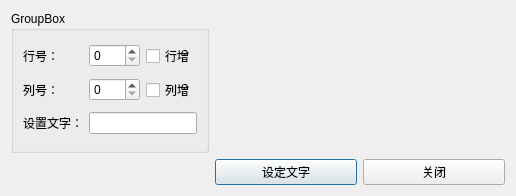
<?xml version="1.0" encoding="UTF-8"?>
<ui version="4.0">
 <class>ExDlgLocate</class>
 <widget class="QDialog" name="ExDlgLocate">
  <property name="geometry">
   <rect>
    <x>0</x>
    <y>0</y>
    <width>516</width>
    <height>196</height>
   </rect>
  </property>
  <property name="windowTitle">
   <string>Dialog</string>
  </property>
  <layout class="QGridLayout" name="gridLayout_2">
   <item row="0" column="0">
    <widget class="QGroupBox" name="groupBox">
     <property name="title">
      <string>GroupBox</string>
     </property>
     <layout class="QGridLayout" name="gridLayout">
      <item row="0" column="0">
       <widget class="QLabel" name="label">
        <property name="text">
         <string>行号：</string>
        </property>
       </widget>
      </item>
      <item row="0" column="1">
       <widget class="QSpinBox" name="spinBoxRow"/>
      </item>
      <item row="0" column="2">
       <widget class="QCheckBox" name="checkBoxRow">
        <property name="text">
         <string>行增</string>
        </property>
       </widget>
      </item>
      <item row="1" column="0">
       <widget class="QLabel" name="label_2">
        <property name="text">
         <string>列号：</string>
        </property>
       </widget>
      </item>
      <item row="1" column="1">
       <widget class="QSpinBox" name="spinBoxCol"/>
      </item>
      <item row="1" column="2">
       <widget class="QCheckBox" name="checkBoxCol">
        <property name="text">
         <string>列增</string>
        </property>
       </widget>
      </item>
      <item row="2" column="0">
       <widget class="QLabel" name="label_3">
        <property name="text">
         <string>设置文字：</string>
        </property>
       </widget>
      </item>
      <item row="2" column="1" colspan="2">
       <widget class="QLineEdit" name="lineEdit"/>
      </item>
     </layout>
    </widget>
   </item>
   <item row="1" column="1">
    <widget class="QPushButton" name="btnSetText">
     <property name="text">
      <string>设定文字</string>
     </property>
     <property name="icon">
      <iconset resource="../../../../resources/resources.qrc">
       <normaloff>:/images/ExQtCustomDialog/Image005.png</normaloff>:/images/ExQtCustomDialog/Image005.png</iconset>
     </property>
    </widget>
   </item>
   <item row="1" column="2">
    <widget class="QPushButton" name="btnClose">
     <property name="text">
      <string>关闭</string>
     </property>
     <property name="icon">
      <iconset resource="../../../../resources/resources.qrc">
       <normaloff>:/images/ExQtCustomDialog/Image007.png</normaloff>:/images/ExQtCustomDialog/Image007.png</iconset>
     </property>
    </widget>
   </item>
  </layout>
 </widget>
 <resources>
  <include location="../../../../resources/resources.qrc"/>
 </resources>
 <connections/>
</ui>
